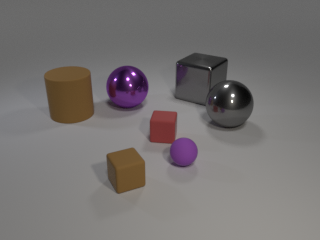
#> input picture images/CLEVR_new_000002.png, 320 x 240 px; its folder holds 4 pictures in this run
$ jupyter execute color.ipynb   (shell and % lines are left out)
#> lines starting #> are read from the running program, lines starting #| are printed output that depends on the picture; after the words box and inside, x2 and y2 are one past the last pixel; in counts of white or black regions, pixels touching at a corner belong together
# Basic color based segmentation

[cell 1]
import numpy as np
import cv2
import os
import matplotlib.pyplot as plt

[cell 2]
IMG_DIR = "images"
color_mean_dict = {"red":[140, 64, 61], "yellow":[135, 127, 52],"brown":[112, 84, 46],
                   "cyan":[54, 126, 118], "green":[50, 96, 42],"blue":[50, 70, 120],
                   "purple":[95, 52, 113]}
color_thres_dict = {"red":5, "yellow":5, "brown":5,
                   "cyan":5, "green":5, "blue":5,
                    "purple":5}

[cell 3]
def rgb2hsv(color_string):
    [red, green, blue] = color_mean_dict[color_string]
    thres = color_thres_dict[color_string]

    color = np.uint8([[[blue, green, red]]])
    hsv_color = cv2.cvtColor(color, cv2.COLOR_BGR2HSV)
    hue = hsv_color[0][0][0]

    low = max(0, hue - thres)
    high = min(360, hue + thres)
    lower_range = np.array([low, 50, 50], dtype=np.uint8)
    upper_range = np.array([high, 255, 255], dtype=np.uint8)

    return lower_range, upper_range

[cell 4]
def color_detect(img, color="red"):
    hsv_img = cv2.cvtColor(img, cv2.COLOR_BGR2HSV)
#     low, high = rgb2hsv(237, 28, 36)
    low, high = rgb2hsv(color)

    print(low, high)

    mask = cv2.inRange(hsv_img, low, high)

    return mask, img

[cell 5]
img_names = [os.path.join(IMG_DIR, x) for x in os.listdir(IMG_DIR)]

[cell 6]
num = 2
color = "brown"
img = cv2.imread(img_names[num])
#> img is the input picture: shape (240, 320, 3); mean B, G, R 113.7, 114.5, 118.6
mask,img = color_detect(img,color)
#> in color_detect, `hsv_img = cv2.cvtColor(img, cv2.COLOR_BGR2HSV)`: hsv_img: shape (240, 320, 3); mean H, S, V 31.6, 16.9, 119.1
#> in color_detect, `mask = cv2.inRange(hsv_img, low, high)`:
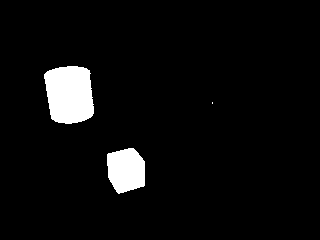
#> mask: shape (240, 320); 5% white; 3 white regions (1 under 20 px), largest, box (x1, y1, x2, y2) and area: (44, 66, 94, 124) 2405, (107, 148, 145, 194) 1395
plt.imshow(mask)

[cell 7]
plt.imshow(img[...,::-1])
